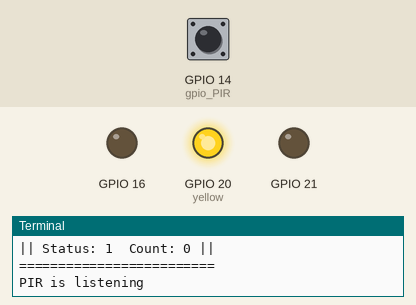
The program below on a simulated Raspberry Pi (BCM pin numbers). Shown: output pins drawn as LEDs (lit = HIGH), the last lines printed to the terminal. The test bench sets the inputs (shaded band); at power-on: GPIO 14 (gpio_PIR) LOW. Sound played through the audio output is not drawn and takes no time.

Above: at 1.2 s.
1.3 s: GPIO 14 (gpio_PIR) driven HIGH
At 2.5 s:
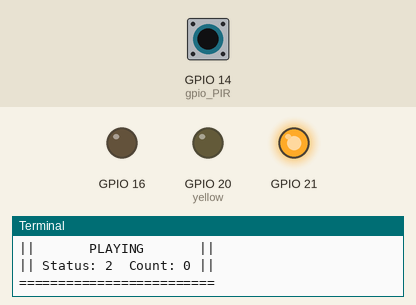
2.8 s: GPIO 14 (gpio_PIR) pulsed LOW 2 times (0.12 s each, 0.3 s apart)
At 10.7 s:
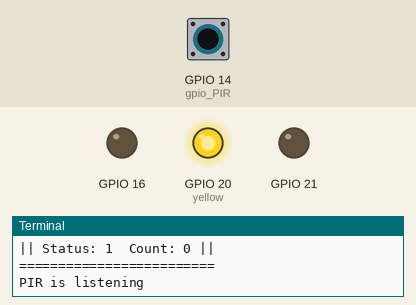
Timing chart, 0 to 10.9 s (numbered marks = the images above; inputs shaded):
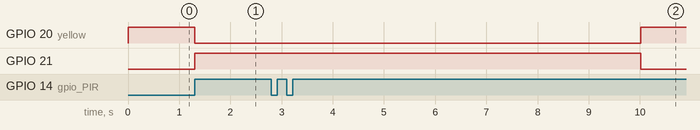

The program:

hw2pro_LEDplayer.py
```python
from RPi import GPIO as gpio
import time, os

import hw2pro_light as light
import hw2pro_audio as audio

# ============ Status ============
# 1
def stop():
    global lights, status
    light.turnOFF(lights['green'])
    audio.stop()
    light.turnON(lights['yellow'])
    status = 1
# 2
def play():
    global lights, status
    light.turnOFF(lights['yellow'])
    audio.play()
    light.turnON(lights['green'])
    status = 2
def unpause():
    global lights, status
    light.turnOFF(lights['red'])
    audio.unpause()
    light.turnON(lights['green'])
    status = 2
# 3
def pause():
    global lights, status
    light.turnOFF(lights['green'])
    audio.pause()
    light.turnON(lights['red'])
    status = 3


# next song
def nextSong():
    global lights, status
    light.turnOFF(lights['green'])
    light.blink(lights, 3)
    audio.nextSong()
    light.turnON(lights['yellow'])
    status = 1

# ============ Status ============

def trigger(gpio_num):
    if gpio.input(gpio_num):
        global lights, status, count
        if status == 1:
            play()
            printStatus()
        elif status == 2:
            count += 1
            print('trigger')
        elif status == 3:
            unpause()
            printStatus()


def printStatus():
    global status, count
    os.system('clear')
    if status == 1:
        str_status = 'STOP'
    elif status == 2:
        str_status = 'PLAYING'
    elif status == 3:
        str_status = 'PAUSE'
    print('=========================')
    print('||       {:^7}       ||'.format(str_status))
    print('|| Status: {}  Count: {} ||'.format(status, count))
    print('=========================')

if __name__ == '__main__':
    try:
        lights = {'red':16, 'yellow':20, 'green':21}
        gpio_PIR = 14
        light.setup(lights, gpio_PIR)
        audio.setup()
        gpio.add_event_detect(gpio_PIR, gpio.RISING, callback=trigger, bouncetime=1)

        status = 1
        count = 0

        while True:
            printStatus()
            print('PIR is listening')
            time.sleep(10)
            if status == 2:
                if count == 1:
                    pause()
                elif count == 2:
                    stop()
                elif count >= 3:
                    nextSong()
                count = 0
    finally:
        gpio.cleanup()
```

hw2pro_light.py
```python
from RPi import GPIO as gpio


def setup(lights, gpio_PIR):
    gpio.setmode(gpio.BCM)
    gpio.setup(gpio_PIR, gpio.IN, pull_up_down=gpio.PUD_DOWN)
    for i in lights:
        gpio.setup(lights[i], gpio.OUT)
        gpio.output(lights[i], gpio.LOW)

    # for stop
    gpio.output(lights['yellow'], gpio.HIGH)

def turnON(gpio_num):
    gpio.output(gpio_num, gpio.HIGH)

def turnOFF(gpio_num):
    gpio.output(gpio_num, gpio.LOW)

def blink(lights, times):
    import time
    for i in range(times):
        turnON(lights['red'])
        turnON(lights['green'])
        turnON(lights['yellow'])
        time.sleep(0.5)
        turnOFF(lights['red'])
        turnOFF(lights['green'])
        turnOFF(lights['yellow'])
        time.sleep(0.5)
```

hw2pro_audio.py
```python
from pygame.mixer import init
from pygame.mixer import music
import time

def setup():
    init()
    music.load('powerless.mp3')

def stop():
    music.stop()
def play():
    music.play()
def unpause():
    music.unpause()
def pause():
    music.pause()
def nextSong():
    music.load('slow.mp3')
```

Measured:
- after the input at 1.3 s, GPIO 20 (yellow): HIGH → LOW at once; GPIO 21: LOW → HIGH at once
- after the input at 2.8 s, GPIO 20 (yellow): LOW → HIGH after 7.2 s; GPIO 21: HIGH → LOW after 7.2 s
